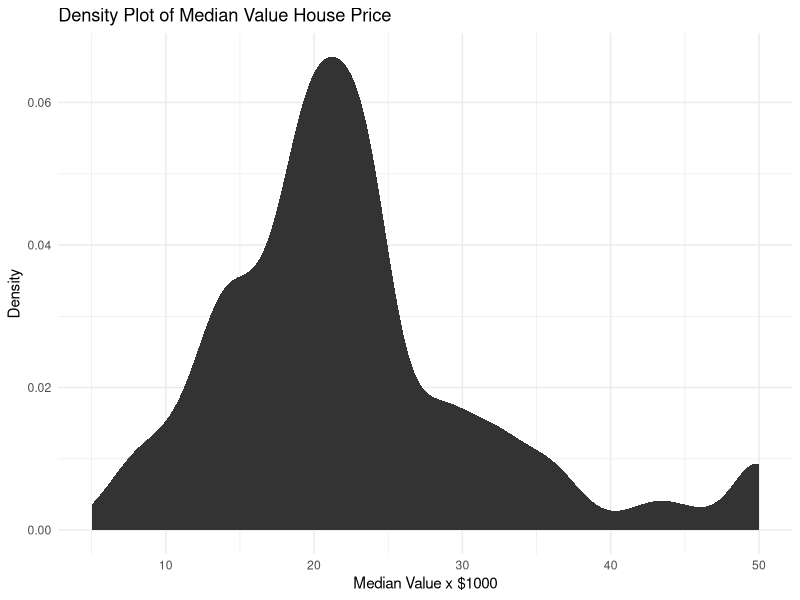
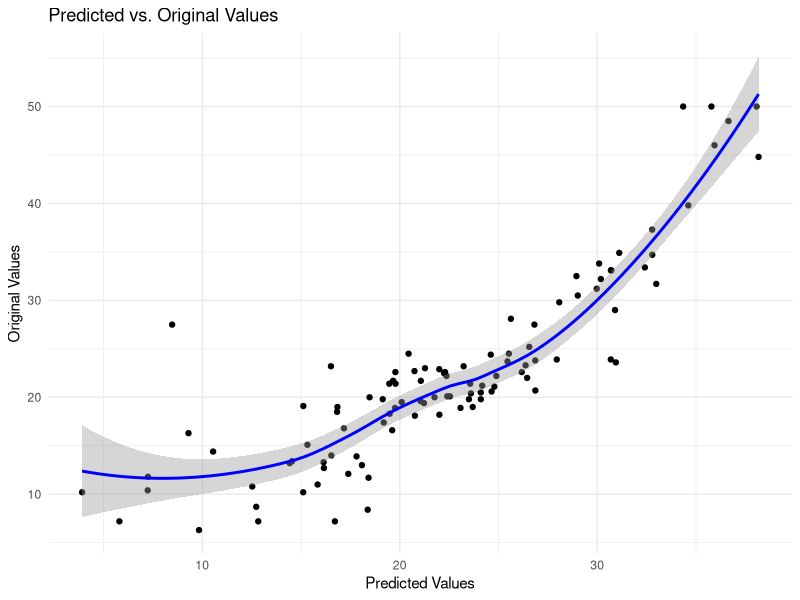

R code for these plots, in order: (Note: this script raises an error after producing the figures.)
library(mlbench)  # Contains the Boston Housing Dataset
library(dplyr)    # Basic manipulation functions
library(ggplot2)  # Graphs and plots
library(reshape2) # To reshape data
library(caret)    # Creating train test sets

data() # View all available datasets
# Load the Boston Housing dataset in the object named 
# 'BostonHousing'
data('BostonHousing')
# For simplicity, lets call it 'housing'
housing = BostonHousing


ggplot(housing, aes(x = medv)) +
  stat_density() +
  labs(x = 'Median Value x $1000', y = 'Density', title = 'Density Plot of Median Value House Price') +
  theme_minimal()


set.seed(90)
train.idx = createDataPartition(y = housing$medv, p = 0.80, list = FALSE)
test.idx =createDataPartition(y=housing$medv, p=0.20,list=FALSE)
train = housing[train.idx, ]
test = housing[test.idx, ]


model = lm( medv ~ crim + rm + tax + lstat, data = train)


summary(model) # Obtain coefficients, Residuals and statistics
rsquare = summary(model)$r.squared # R-squared value



predictions = predict(model, newdata = test)
predicted.vs.original = data.frame(predicted = predictions, original = test$medv)   # Create a new data frame
ggplot(predicted.vs.original, aes(x = predicted, y = original)) +
  geom_point() +
  geom_smooth(color='blue') +
  labs(x = 'Predicted Values', y = 'Original Values', title = 'Predicted vs. Original Values') +
  theme_minimal()


# Decision Tree
model_decision_tree <- rpart(medv ~ crim + rm + tax + lstat, data = train)

# Predict on the test set
predictions_decision_tree <- predict(model_decision_tree, newdata = test)

# Calculate R-squared
rsquare_decision_tree <- cor(predictions_decision_tree, test$medv)^2
rsquare_decision_tree


# Gradient Boosting
model_gradient_boosting <- gbm(medv ~ crim + rm + tax + lstat, data = train, n.trees = 100, interaction.depth = 3, shrinkage = 0.1)

# Predict on the test set
predictions_gradient_boosting <- predict(model_gradient_boosting, newdata = test, n.trees = 100)

# Calculate R-squared
rsquare_gradient_boosting <- cor(predictions_gradient_boosting, test$medv)^2
rsquare_gradient_boosting

# Random Forest
model_random_forest <- randomForest(medv ~ crim + rm + tax + lstat, data = train, ntree = 100)

# Predict on the test set
predictions_random_forest <- predict(model_random_forest, newdata = test)

# Calculate R-squared
rsquare_random_forest <- cor(predictions_random_forest, test$medv)^2
rsquare_random_forest

print(c(
  Random_Forest = rsquare_random_forest,
  Gradient_Boosting = rsquare_gradient_boosting,
  Decision_Tree = rsquare_decision_tree,
  Linear_Regression = rsquare
))
